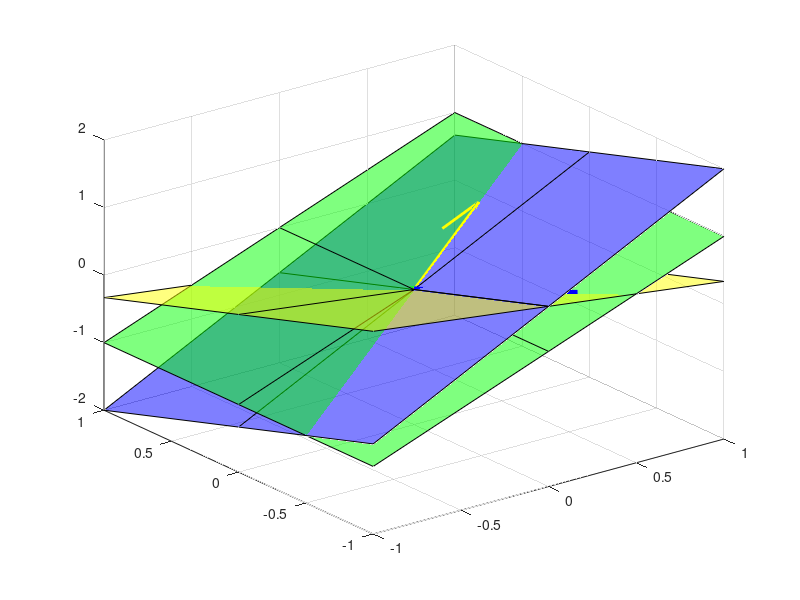

Recreate this plot in MATLAB.
%Illustrate various spaces needed for the PBH test.
clear 
clc
close all
%% Example 6:PBH Test
A=[1 2 3;
    2 1 0;
    0 2 4];
% Get the eigen vectors and eigen values
[V,D]=eig(A);

lambda1=D(1,1);
lambda2=D(2,2);
lambda3=D(3,3);

v1=V(:,1);
v2=V(:,2);
v3=V(:,3);

%Check the eigenvalues/eigenvector pairs
%The eigen vector should lie in the null space of (A-lambda*eye(3))
(A-lambda1*eye(3))*v1;
(A-lambda2*eye(3))*v2;
(A-lambda3*eye(3))*v3;

% Compute the range of (A-lambda_iI)
rank(A-lambda1*eye(3)) %Eigen values make the matrix rank deficient
%Rank is coming 2 so two vectors will span the vector space.
rangeAminuaLambda1I=orth(A-lambda1*eye(3));
rangeAminuaLambda2I=orth(A-lambda2*eye(3));
rangeAminuaLambda3I=orth(A-lambda3*eye(3));

%Plotting vector space apanned by vectors of rangeAminuaLambda1I
vec1_1=rangeAminuaLambda1I(:,1);
vec2_1=rangeAminuaLambda1I(:,2);
normal_1 = cross(vec1_1, vec2_1);%Calculate the normal vector of the plane using cross product
[x1, y1] = meshgrid(-1:1, -1:1);% Create a grid of points for the plane
z1 = -(normal_1(1)*x1 + normal_1(2)*y1) / normal_1(3);
surf(x1,y1,z1,'Facecolor','blue','FaceAlpha', 0.5)
hold on

%Plotting vector space apanned by vectors of rangeAminuaLambda2I
vec1_2=rangeAminuaLambda2I(:,1);
vec2_2=rangeAminuaLambda2I(:,2);
normal_2 = cross(vec1_2, vec2_2);%Calculate the normal vector of the plane using cross product
[x2, y2] = meshgrid(-1:1, -1:1);% Create a grid of points for the plane
z2 = -(normal_2(1)*x2 + normal_2(2)*y2) / normal_2(3);
surf(x2,y2,z2,'Facecolor','green','FaceAlpha', 0.5)
hold on

%Plotting vector space apanned by vectors of rangeAminuaLambda3I
vec1_3=rangeAminuaLambda3I(:,1);
vec2_3=rangeAminuaLambda3I(:,2);
normal_3 = cross(vec1_3, vec2_3);%Calculate the normal vector of the plane using cross product
[x3, y3] = meshgrid(-1:1, -1:1);% Create a grid of points for the plane
z3 = -(normal_3(1)*x2 + normal_3(2)*y2) / normal_3(3);
surf(x3,y3,z3,'Facecolor','yellow','FaceAlpha', 0.5)
hold on

% Lets make B uncontrollable
B_uncontrollable=-0.8*rangeAminuaLambda1I(:,1)+...
    1.2*rangeAminuaLambda1I(:,2);
rank(ctrb(A,B_uncontrollable));

%Lets make B controllable (random vector)
B_controllable=[0.1;-0.25;1]; %according to PBH test this vector should be controllable
%quiver3(0,0,0,B_controllable(1),B_controllable(2),B_controllable(3), 'r', 'LineWidth', 2);
rank(ctrb(A,B_controllable))% checking it with controllability test

%Check the rank-nullity theorem
rank([A-lambda1*eye(3) v1])%Rank and null space space respectively 
%combined should have a full rank
rank([A-lambda2*eye(3) v2])
rank([A-lambda3*eye(3) v3])

%Plot eigen vector
quiver3(0,0,0,v1(1),v1(2),v1(3), 'b', 'LineWidth', 4)%uncontrollable as it lies in yellow and green plane
rank(ctrb(A,v1))
hold on
quiver3(0,0,0,v2(1),v2(2),v2(3), 'g', 'LineWidth', 4)%uncontrollable as it lies in blue and yellow plane
hold on
quiver3(0,0,0,v3(1),v3(2),v3(3), 'y', 'LineWidth', 2)%uncontrollable as it lies in blue and grren plane
%eigen vector is not be going to in blue plane and so on.

%make a composite vector
v1v2v3=v1 + v2+ v3; %controllable
rank(ctrb(A,v1v2v3))
quiver3(0,0,0,v1v2v3(1),v1v2v3(2),v1v2v3(3), 'k', 'LineWidth', 2)

